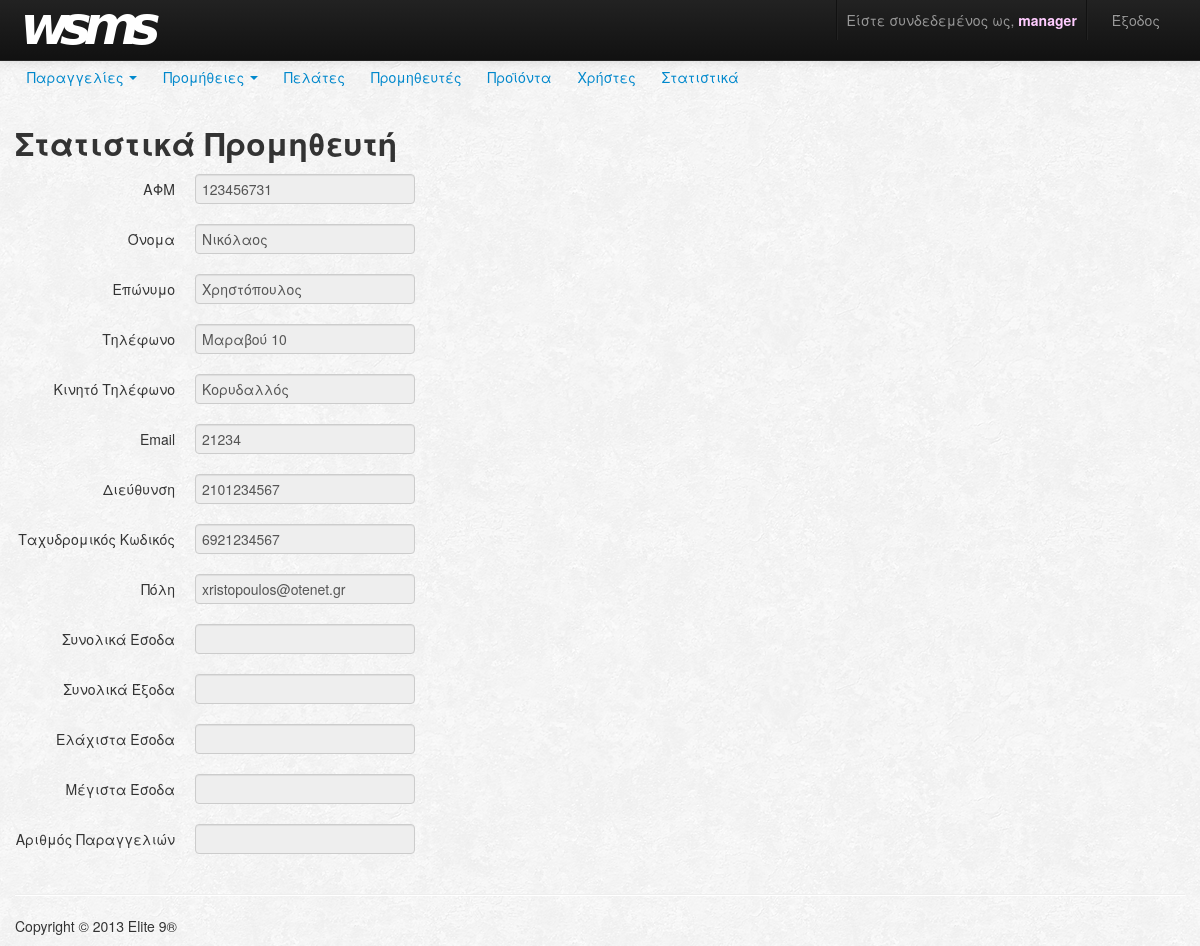
Screenshot of /provider/getStatistics?ssn=123456731 (signed in) with the database file from the repository.
### tables this page shows
CREATE TABLE IF NOT EXISTS `provider` (
  `ssn` varchar(9) NOT NULL,
  `name` varchar(45) NOT NULL,
  `surname` varchar(45) NOT NULL,
  `phone` varchar(20) DEFAULT NULL,
  `cellphone` varchar(20) DEFAULT NULL,
  `email` varchar(45) DEFAULT NULL,
  `address` varchar(100) NOT NULL,
  `zipCode` varchar(10) NOT NULL,
  `city` varchar(45) NOT NULL,
  `version` int(11) NOT NULL,
  PRIMARY KEY (`ssn`)
);

### index.php (called while the page is built, shortened)
<?php
$app = new Router();

### Models/ProviderModel.php (called while the page is built, shortened)
<?php
require_once("entities/Provider.php");
class ProviderModel extends Model
{
	public static function getProviderBySsn($providerSsn)
    {
		$pdo = Connector::getPDO();
        try
        {
            $stmt = $pdo->prepare("SELECT * FROM provider WHERE ssn = :providerSsn");
            $stmt->bindValue(":providerSsn", $providerSsn);
            $stmt->execute();
            $providerCol = $stmt->fetch(PDO::FETCH_ASSOC);
			return new Provider($providerCol['name'],
								$providerCol['surname'],
								$providerCol['ssn'],
								$providerCol['address'],
								$providerCol['city'],
								$providerCol['zipCode'],
								$providerCol['phone'],
								$providerCol['cellphone'],
								$providerCol['email']);
        }
        catch(PDOException $e)
        {
			throw $e;
        }
    }
}

### Models/entities/Provider.php (called while the page is built, shortened)
<?php
class Provider
{
    private $name;
    private $surname;
    private $ssn;
    private $phone;
    private $cellphone;
    private $email;
    private $address;
    private $city;
    private $zipCode;
    public function __construct($name,
				$surname,
				$ssn,
				$address,
				$city,
    				$zipCode,
				$phone = null,
				$cellphone = null,
				$email = null)
    {
		$this->name = $name;
		$this->surname = $surname;
		$this->ssn = $ssn;
		$this->phone = $phone;
		$this->cellphone = $cellphone;
		$this->email = $email;
		$this->address = $address;
		$this->city = $city;
		$this->zipCode = $zipCode;
    }
    public function __get($param)
    {
		switch ($param)
		{
			case "name":
				return $this->name;
			case "surname":
				return $this->surname;
			case "ssn":
				return $this->ssn;
			case "phone":
				return $this->phone;
			case "cellphone":
				return $this->cellphone;
			case "email":
				return $this->email;
			case "address":
				return $this->address;
			case "zipCode":
				return $this->zipCode;
			case "city":
				return $this->city;
		}
    }
}

### Models/HistoryModel.php (called while the page is built, shortened)
<?php
require_once("entities/ProviderStatistics.php");
class HistoryModel extends Model
{
	public static function getProviderStatistics($providerSsn){
		$pdo = Connector::getPDO();
		try
		{
			$stmt = $pdo->prepare("SELECT SUM(priceSupply),
										  MIN(priceSupply),
										  MAX(priceSupply),
										  AVG(priceSupply),
										  COUNT(*)
								   FROM history_supplyorder
								   WHERE idHistoryProvider IN (
								   SELECT idHistoryProvider
								   FROM history_provider
								   WHERE providerSsn = :providerSsn)
								   AND idHistorySupplyOrder IN
								   (SELECT idHistorySupplyOrder FROM history_supplyorder
								   WHERE idSupplyOrder NOT IN
								   (SELECT idSupplyOrder FROM history_supplyorder
								   WHERE dateUpdated<>dateCreated)
										UNION
									(SELECT idHistorySupplyOrder FROM history_supplyorder
								   WHERE dateUpdated <> dateCreated))");
			$stmt->bindValue(":providerSsn", $providerSsn);
			$stmt->execute();
			$providerCol = $stmt->fetch(PDO::FETCH_NUM);
			return new ProviderStatistics($providerCol[0],
										  $providerCol[1],
										  $providerCol[2],
										  $providerCol[3],
										  $providerCol[4],
										  $providerSsn
										 );
		}
		catch(PDOException $e)
		{
			throw $e;
		}
	}
}

### Models/entities/ProviderStatistics.php (called while the page is built, shortened)
<?php
class ProviderStatistics
{
	private $sumOutcome;
	private $minOutcome;
	private $maxOutcome;
	private $avgOutcome;
	public function __construct($sumOutcome,
								$minOutcome,
								$maxOutcome,
								$avgOutcome,
								$numSupplyOrders,
								$providerSsn,
							    $providerName = null,
								$providerSurname = null
								)
	{
		$this->sumOutcome = $sumOutcome;
		$this->minOutcome = $minOutcome;
		$this->maxOutcome = $maxOutcome;
		$this->avgOutcome = $avgOutcome;
	}
	public function __get($param)
	{
		switch ($param)
		{
			case "sumOutcome":
				return $this->sumOutcome;
			case "minOutcome":
				return $this->minOutcome;
			case "maxOutcome":
				return $this->maxOutcome;
			case "avgOutcome":
				return $this->avgOutcome;
		}
	}
}

### Views/providers/stats.php (the view)
<?php
  require_once 'Views/navbars/navbar.php';
?>
<div class="container">
	<h2>
		Στατιστικά Προμηθευτή
	</h2>
<form class="form-horizontal">
  <div class="control-group">
    <label class="control-label" for="ssn">ΑΦΜ</label>
    <div class="controls">
      <input type="text" name="ssn" value="<?php echo $data->provider->ssn; ?>" readonly>
    </div>
  </div>
  <div class="control-group">
    <label class="control-label" for="name">Όνομα</label>
    <div class="controls">
      <input type="text" name="name" value="<?php echo $data->provider->name; ?>" readonly>
    </div>
  </div>
  <div class="control-group">
    <label class="control-label" for="surname">Επώνυμο</label>
    <div class="controls">
      <input type="text" name="surname" value="<?php echo $data->provider->surname; ?>" readonly>
    </div>
  </div>
  <div class="control-group">
    <label class="control-label" for="phone">Τηλέφωνο</label>
    <div class="controls">
      <input type="text" name="phone" value="<?php echo $data->provider->phone; ?>" readonly>
    </div>
  </div>
  <div class="control-group">
    <label class="control-label" for="cellphone">Κινητό Τηλέφωνο</label>
    <div class="controls">
      <input type="text" name="cellphone" value="<?php echo $data->provider->cellphone; ?>" readonly>
    </div>
  </div>
  <div class="control-group">
    <label class="control-label" for="email">Email</label>
    <div class="controls">
      <input type="text" name="email" value="<?php echo $data->provider->email; ?>" readonly>
    </div>
  </div>
  <div class="control-group">
    <label class="control-label" for="address">Διεύθυνση</label>
    <div class="controls">
      <input type="text" name="address" value="<?php echo $data->provider->address; ?>" readonly>
    </div>
  </div>
  <div class="control-group">
    <label class="control-label" for="zipCode">Ταχυδρομικός Κωδικός</label>
    <div class="controls">
      <input type="text" name="zipCode" value="<?php echo $data->provider->zipCode; ?>" readonly>
    </div>
  </div>
  <div class="control-group">
    <label class="control-label" for="city">Πόλη</label>
    <div class="controls">
      <input type="text" value="<?php echo $data->provider->city; ?>" readonly>
    </div>
  </div>
  <div class="control-group">
    <label class="control-label" for="city">Συνολικά Έσοδα</label>
    <div class="controls">
      <input type="text" value="<?php echo $data->stats->sumOutcome; ?>" readonly>
    </div>
  </div>
  <div class="control-group">
    <label class="control-label" for="city">Συνολικά Έξοδα</label>
    <div class="controls">
      <input type="text" value="<?php echo $data->stats->minOutcome; ?>" readonly>
    </div>
  </div>
  <div class="control-group">
    <label class="control-label" for="city">Ελάχιστα Έσοδα</label>
    <div class="controls">
      <input type="text" value="<?php echo $data->stats->maxOutcome; ?>" readonly>
    </div>
  </div>
  <div class="control-group">
    <label class="control-label" for="city">Mέγιστα Έσοδα</label>
    <div class="controls">
      <input type="text" value="<?php echo $data->stats->avgOutcome; ?>" readonly>
    </div>
  </div>
  <div class="control-group">
    <label class="control-label" for="city">Αριθμός Παραγγελιών</label>
    <div class="controls">
      <input type="text" name="city" value="<?php echo $data->stats->numSaleOrders; ?>" readonly>
    </div>
  </div>
</form>
</div>

### rows the page displays
provider: ssn "123456731", name "Νικόλαος", surname "Χρηστόπουλος", phone "Μαραβού 10", cellphone "Κορυδαλλός", email "21234", address "2101234567", zipCode "6921234567", city "xristopoulos@otenet.gr"

### other values shown
$_SESSION['username'] "manager"
